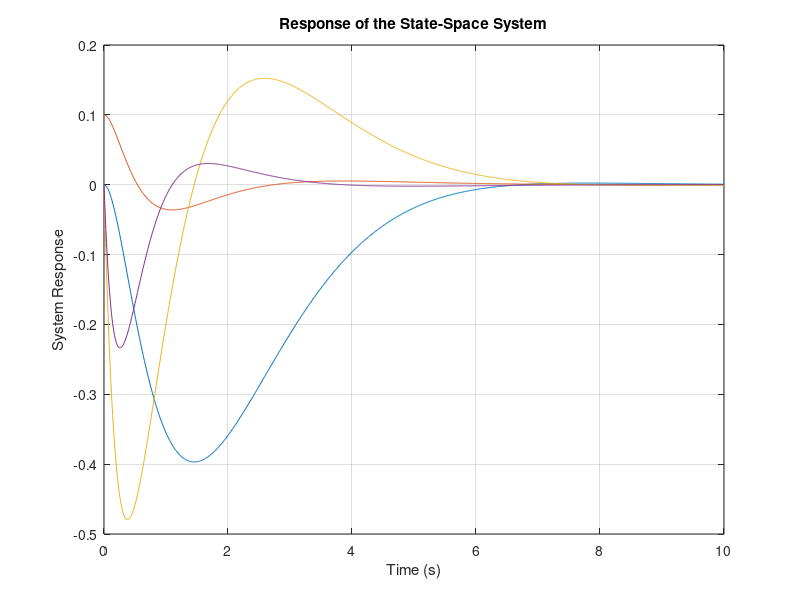

MATLAB code for this plot:
clear all; close all; clc;

mc = 1
mp = 0.1
g = 10
l = 1

A = [0 0 1 0;
    0 0 0 1;
    0 mp*g/mc 0 0;
    0 g*(mc+mp)/(mc*l) 0 0 ];
B = [0 0 1/mc 1/(mc*l)]';

Q = diag([1, 1.1, 1, 1])

R = 1

K = lqr(A, B, Q, R);

% Define the state-space system
sys = ss(A, B, eye(4), 0);

% Simulate the response of the system to an initial condition
initialCondition = [0; 0.1; 0; 0]; % Initial state
t = 0:0.01:10; % Time vector
[y, t, x] = lsim(sys, ones(size(t)), t, initialCondition);

lqr_sys = ss(A-B*K, zeros(4,1), eye(4), 0);
% Simulate the response of the LQR controlled system
[y_lqr, t_lqr, x_lqr] = lsim(lqr_sys, ones(size(t)), t, initialCondition);

% Plot the system response
figure;
plot(t_lqr, y_lqr);
xlabel('Time (s)');
ylabel('System Response');
title('Response of the State-Space System');
grid on;